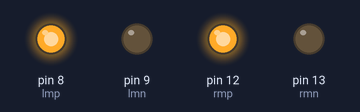
Bench run of a sketch on a simulated Arduino Uno, built with avr-gcc and run on an emulated ATmega328P. Parts: output pins drawn as LEDs (lit = HIGH). What the sketch prints to the serial monitor is not drawn.

Above: at 0.1 s.
Timing chart, 0 to 1.6 s (numbered marks = the images above):
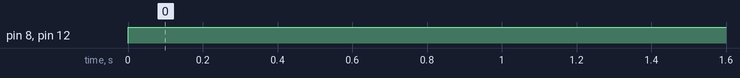

Measured:
- by itself, pin 8 (lmp), pin 12 (rmp): LOW → HIGH at 0.00 s

The sketch:

motion_test.ino
```cpp
#define lmp 8
#define lmn 9
#define rmp 12
#define rmn 13
void setup()
{
  // put your setup code here, to run once:
Serial.begin(9600);
  pinMode(lmp,OUTPUT);
  pinMode(lmn,OUTPUT);
  pinMode(rmp,OUTPUT);
  pinMode(rmn,OUTPUT);
}

void loop() {
  // put your main code here, to run repeatedly
  left();

}
 void backward()
  {
  digitalWrite(lmp,LOW);
  digitalWrite(lmn,HIGH);
  digitalWrite(rmn,LOW);
  digitalWrite(rmp,HIGH);
  Serial.println("Backward");
  }
  void stops()
  {
  digitalWrite(lmp,LOW);
  digitalWrite(lmn,LOW);
  digitalWrite(rmn,LOW);
  digitalWrite(rmp,LOW);
  Serial.println("Stopped");
  }
void forward()
{
  digitalWrite(lmp,HIGH);
  digitalWrite(lmn,LOW);
  digitalWrite(rmn,HIGH);
  digitalWrite(rmp,LOW);
  Serial.println("Forward");
}

void left()
{
   digitalWrite(lmp,HIGH);
  digitalWrite(lmn,LOW);
   digitalWrite(rmn,LOW);
  digitalWrite(rmp,HIGH);
  Serial.println("Right");

}

void right()
{
   digitalWrite(lmp,LOW);
  digitalWrite(lmn,HIGH);
  digitalWrite(rmn,HIGH);
  digitalWrite(rmp,LOW);
  Serial.println("Left");
}
```
